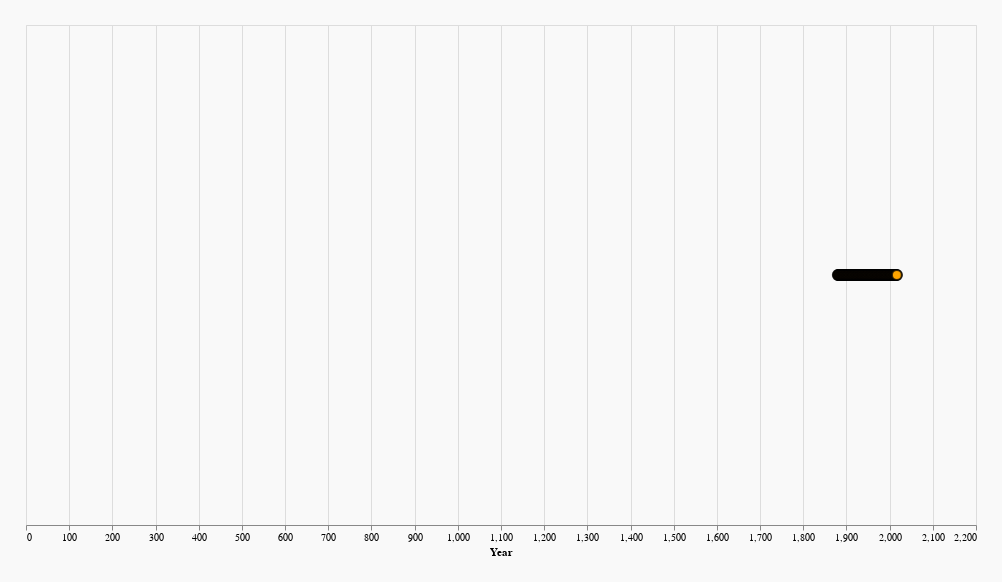

Notebook source saved alongside this figure:
### Code cell
alt.Chart(df).mark_point(
    size = 100,
    fill = "orange",
    color = "black",
).encode(
    x = alt.X(field='Year', 
              type = 'quantitative')
).properties(width = 950, 
             height = 500, 
             background = '#F9F9F9', 
             padding = 25)

### Figure 1 — Vega-Lite specification as saved in the notebook (floating-point values rounded to 4 significant figures; data arrays with more than 128 entries replaced by an {"elided": "..."} marker saying what was removed)
{"config": {"view": {"continuousWidth": 400, "continuousHeight": 300}}, "data": {"name": "data-301a2140a3565a525504dfad98f52f6f"}, "mark": {"type": "point", "color": "black", "fill": "orange", "size": 100}, "background": "#F9F9F9", "encoding": {"x": {"type": "quantitative", "field": "Year"}}, "height": 500, "padding": 25, "width": 950, "$schema": "https://vega.github.io/schema/vega-lite/v4.8.1.json", "datasets": {"data-301a2140a3565a525504dfad98f52f6f": {"elided": "138 records"}}}
